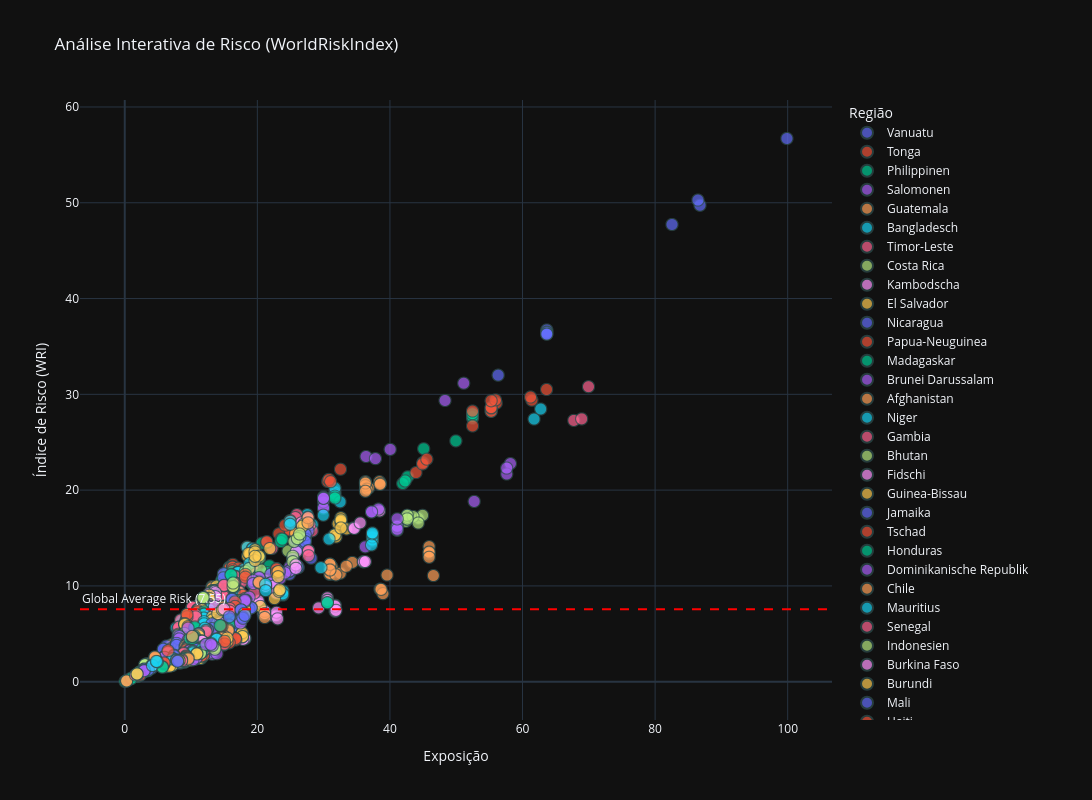

The notebook cell this image was saved under:
### Markdown cell above
### 📉 Gráfico de Dispersão: Dinâmica do Risco Global

Este gráfico de bolhas (*Bubble Chart*) é a peça central da nossa análise. Ele cruza dados de ameaças naturais com a capacidade de resposta das nações.

- **📅 Contexto:** Dados baseados no ano mais recente da série histórica.
- **📍 Eixo X (Exposição):** Representa o perigo geográfico (probabilidade de eventos naturais).
- **📍 Eixo Y (WRI):** O Índice de Risco Final.
- **🚨 Linha Vermelha:** Média Global de Risco. Países acima dessa linha exigem atenção prioritária.
- **⭕ Diâmetro das Bolhas:** Proporcional à **Vulnerabilidade**. Bolhas maiores indicam infraestruturas mais frágeis.

> **🎯 Meta:** Visualizar a eficácia da gestão de crise. Países com bolhas pequenas e baixos no eixo Y são modelos de resiliência, mesmo quando a exposição natural é alta!

---

#### 💡 Guia de Leitura Rápida:
* **Abaixo da Linha:** Países que conseguem mitigar os perigos naturais através de infraestrutura e governança.
* **Acima da Linha:** Nações em estado crítico, onde a falta de preparação potencializa o impacto dos eventos naturais.
* **Interatividade:** O gráfico é dinâmico. Utilize o *hover* (passar o mouse) para identificar o país específico e suas métricas detalhadas.

### Code cell
import plotly.express as px

# Isso transforma o nome do país (se estiver no índice) em uma coluna real chamada 'index'
df_plot = df_risk.reset_index()
# 1. Calcular a média do WRI
wri_mean = df_risk['WRI'].mean()

fig = px.scatter(
    df_plot, 
    x="Exposure", 
    y="WRI", 
    color="Region",       
    size="Vulnerability", 
    hover_name="index",    # Usamos 'index' que agora contém o identificador/país
    title="Análise Interativa de Risco (WorldRiskIndex)",
    # tamanho do gráfico
    width=1200,  
    height=800,   
    labels = {
        "Exposure": "Exposição ao Risco",
        "WRI": "Índice de Risco Global",
        "Region": "Região do Planeta",
        "Vulnerability": "Vulnerabilidade Social",
        "index": "País"
    },
    template="plotly_dark"
)

fig.add_hline(
    y=wri_mean, 
    line_dash="dash", 
    line_color="red", 
    annotation_text=f"Global Average Risk ({wri_mean:.2f})", 
    annotation_position="top left"
)

fig.update_layout(
    xaxis_title="Exposição",
    yaxis_title="Índice de Risco (WRI)",
    legend_title_text="Região",
    
)

fig.update_traces(marker=dict(size=12, opacity=0.7, line=dict(width=1, color='DarkSlateGrey')))

fig.show()
